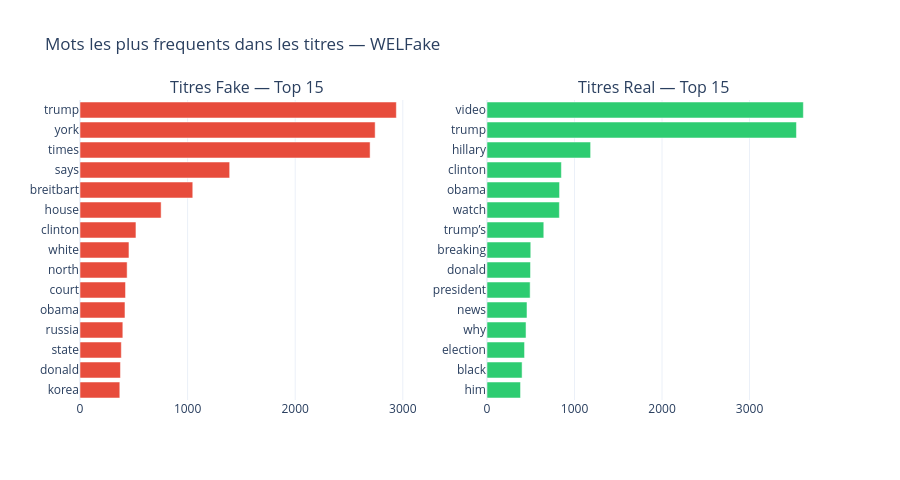

Notebook cell for this chart:
### Code cell
# Top mots dans les titres
top_fake_titles = get_top_words(sample[sample["label"] == 0]["title"].dropna(), 15)
top_real_titles = get_top_words(sample[sample["label"] == 1]["title"].dropna(), 15)

fig = make_subplots(rows=1, cols=2, subplot_titles=("Titres Fake — Top 15", "Titres Real — Top 15"))
for i, (top, color) in enumerate([(top_fake_titles, "#e74c3c"), (top_real_titles, "#2ecc71")]):
    words, counts = zip(*reversed(top))
    fig.add_trace(
        go.Bar(y=list(words), x=list(counts), orientation="h", marker_color=color),
        row=1, col=i+1
    )
fig.update_layout(
    title="Mots les plus frequents dans les titres — WELFake",
    height=480, template="plotly_white", showlegend=False, font=dict(size=12)
)
fig.show()

### Figure 1 — Plotly figure (JSON) as saved in the notebook; plotly's stock layout.template omitted (floating-point values rounded to 4 significant figures)
{"data": [{"marker": {"color": "#e74c3c"}, "orientation": "h", "type": "bar", "x": [370, 376, 384, 398, 418, 423, 438, 455, 520, 754, 1048, 1391, 2696, 2743, 2940], "xaxis": "x", "y": ["korea", "donald", "state", "russia", "obama", "court", "north", "white", "clinton", "house", "breitbart", "says", "times", "york", "trump"], "yaxis": "y"}, {"marker": {"color": "#2ecc71"}, "orientation": "h", "type": "bar", "x": [383, 401, 429, 446, 457, 493, 497, 500, 649, 827, 829, 850, 1184, 3536, 3615], "xaxis": "x2", "y": ["him", "black", "election", "why", "news", "president", "donald", "breaking", "trump’s", "watch", "obama", "clinton", "hillary", "trump", "video"], "yaxis": "y2"}], "layout": {"annotations": [{"font": {"size": 16}, "showarrow": false, "text": "Titres Fake — Top 15", "x": 0.225, "xanchor": "center", "xref": "paper", "y": 1, "yanchor": "bottom", "yref": "paper"}, {"font": {"size": 16}, "showarrow": false, "text": "Titres Real — Top 15", "x": 0.775, "xanchor": "center", "xref": "paper", "y": 1, "yanchor": "bottom", "yref": "paper"}], "font": {"size": 12}, "height": 480, "showlegend": false, "title": {"text": "Mots les plus frequents dans les titres — WELFake"}, "xaxis": {"anchor": "y", "domain": [0, 0.45]}, "xaxis2": {"anchor": "y2", "domain": [0.55, 1]}, "yaxis": {"anchor": "x", "domain": [0, 1]}, "yaxis2": {"anchor": "x2", "domain": [0, 1]}}}
